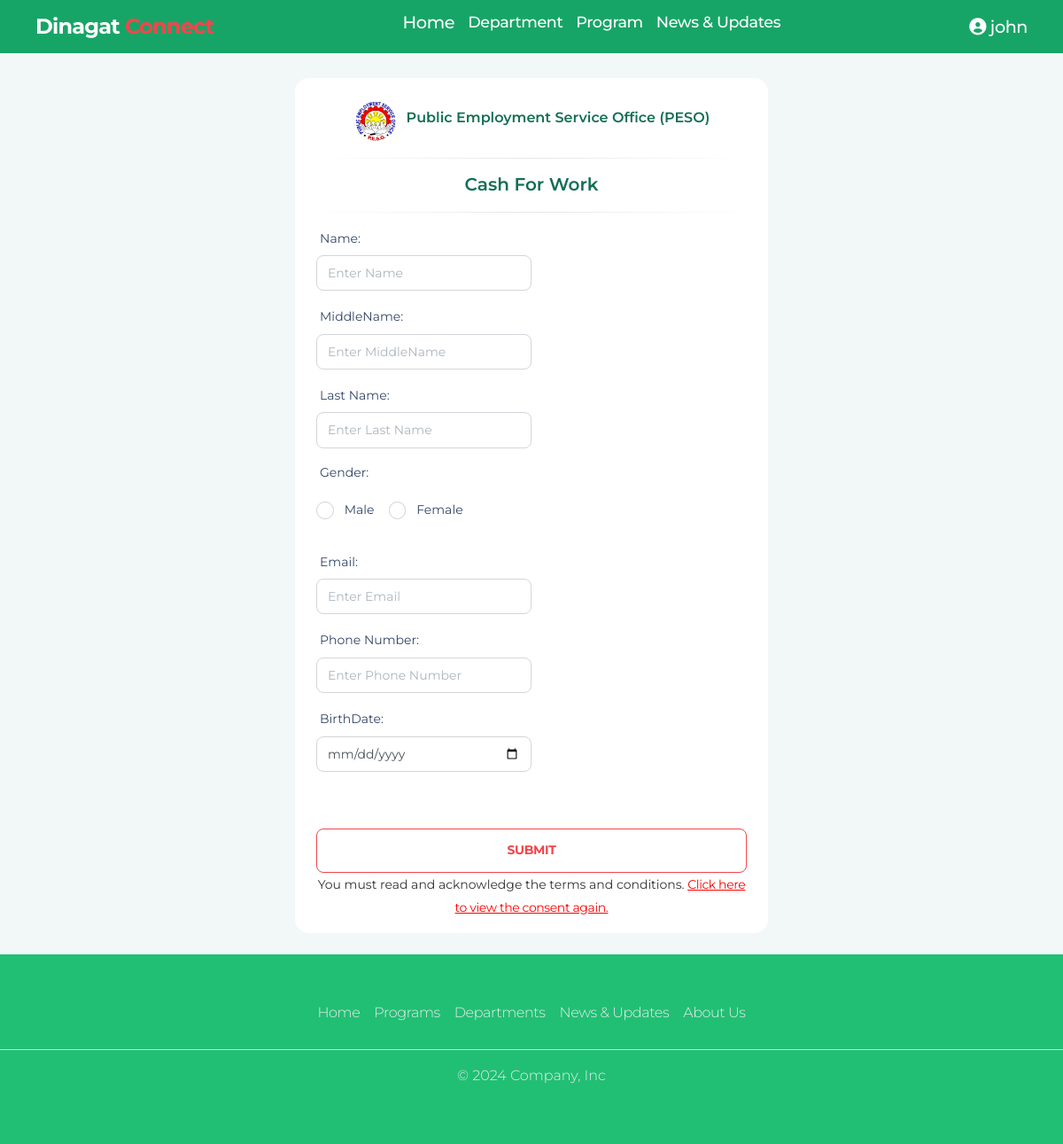
Page /application_form.php?id=22 (signed in) on the committed database.
### tables this page shows
CREATE TABLE `programs` (
  `id` int(11) NOT NULL,
  `title` varchar(255) NOT NULL,
  `description` text NOT NULL,
  `beneficiary` varchar(255) NOT NULL,
  `status` enum('Active','Inactive') NOT NULL,
  `guidelines` text NOT NULL,
  `requirements` text NOT NULL,
  `duration` varchar(255) NOT NULL,
  `location_format` varchar(255) NOT NULL,
  `contact_email` varchar(255) NOT NULL,
  `schedule` varchar(255) NOT NULL,
  `banner_image` varchar(255) DEFAULT NULL,
  `form_id` int(11) NOT NULL,
  `department_id` int(11) NOT NULL,
  `created_at` timestamp NOT NULL DEFAULT current_timestamp()
);

CREATE TABLE `departments` (
  `id` int(11) NOT NULL,
  `department_name` varchar(255) NOT NULL,
  `description` text NOT NULL,
  `department_head` varchar(255) NOT NULL,
  `contact_phone` varchar(15) NOT NULL,
  `email` varchar(255) NOT NULL,
  `status` enum('Active','Inactive') DEFAULT 'Active',
  `location` varchar(255) DEFAULT NULL,
  `logo` varchar(255) DEFAULT NULL,
  `department_banner` varchar(255) DEFAULT NULL,
  `local_admin_id` int(11) DEFAULT NULL,
  `created_at` timestamp NOT NULL DEFAULT current_timestamp(),
  `updated_at` timestamp NOT NULL DEFAULT current_timestamp() ON UPDATE current_timestamp()
);

### config/db.php (called while the page is built, shortened)
<?php
function connect() {
    $conn = new mysqli(DB_HOST, DB_USERNAME, DB_PASSWORD, DB_NAME);
    return $conn;
}
function query($sql, $params = []) {
    $conn = connect();
    $stmt = $conn->prepare($sql);
    if ($params) {
        $types = str_repeat('s', count($params));
        $stmt->bind_param($types, ...$params);
    }
    if (!$stmt->execute()) {
        die("Execute failed: (" . $stmt->errno . ") " . $stmt->error);
    }
    if (strpos(strtoupper($sql), 'SELECT') === 0) {
        $result = $stmt->get_result();
        return $result;
    }
    return false;
}
?>

### public/application_form.php (the view, shortened to what this page needs)
<?php
include './includes/header.php';
$formId = isset($_GET['id']) ? intval($_GET['id']) : 0;
$sql = "SELECT form_html FROM forms WHERE id = ?";
$formHtmlResult = query($sql, [$formId]);
$programDetailSql = "SELECT programs.title, departments.logo, departments.department_name FROM programs
                INNER JOIN departments ON programs.department_id = departments.id
                WHERE programs.form_id = ?";
$programDetailResult = query($programDetailSql, [$formId]);
if ($formHtmlResult && $programDetailResult) {
    $formHtml = $formHtmlResult->fetch_assoc()['form_html'];
    $programDetail = $programDetailResult->fetch_assoc();
    if ($programDetail) {
        $programTitle = $programDetail['title'];
        $departmentLogo = $programDetail['logo'];
        $departmentName = $programDetail['department_name'];
    } else {
        echo "<p>Program details not found.</p>";
        exit;
    }
} else {
    echo "<p>Form not found.</p>";
    exit;
}
?>
<div class="container mt-3 pt-5" style="min-height: 100vh">
    <form id="applicationForm" method="POST" action="#" class="d-flex flex-column" >
        <div class="row d-flex justify-content-center my-4">
            <div class="col-md-6">
                <div class="card">
                    <div class="card-body">
                        <div class="text-center">
                            <div class="d-flex justify-content-center align-items-center mb-2">
                                <?php if (!empty($departmentLogo)): ?>
                                    <img src="../assets/img/uploads/<?php echo htmlspecialchars($departmentLogo); ?>"
                                         style="height: 50px; width: auto; margin-right: 10px;"
                                         alt="Department Logo">
                                <?php endif; ?>
                                <h6><?php echo htmlspecialchars($departmentName); ?></h6>
                            </div>
                            <hr class="horizontal dark">
                            <h5 class="mt-2"><?php echo htmlspecialchars($programTitle); ?></h5>
                        </div>
                        <hr class="horizontal dark">
                        <?php echo $formHtml; ?>
                    </div>
                    <div class="px-4">
                        <button id="submitBtn" type="button" class="btn border-0 btn-lg w-100 mt-4 mb-0" data-toggle="tooltip" title="Submit Form">Submit</button>
                        <p class="text-center">
                            <small>
                                You must read and acknowledge the terms and conditions.
                                <a href="#" data-bs-toggle="modal" data-bs-target="#consentModal" style="text-decoration: underline; color: red;">Click here to view the consent again.</a>
                        </small>
                        </p>
                    </div>
                </div>
            </div>
        </div>
    </form>
</div>
<?php
include './includes/footer.php';
?>

### assets/css/main.css (style rules this page uses)
* { font-family: "Montserrat", serif; }
body { margin: 0; padding: 0; background-color: #F2F8F7; }
h1, h2, h3, h4, h5, h6 { color: #136F54; }
p { color: #333333; }
.btn, .card { box-shadow: none; }
.btn { border: #F1464B 1px solid !important; color: #F1464B; }
.card-body img { transition: transform 0.3s ease; }
.form-check { margin: 10px 0; }

### rows in the picture
programs: department.logo (picture), department.department_name "Public Employment Service Office (PESO)", title "Cash For Work"

### other values in the picture
$_SESSION['username'] "john"
